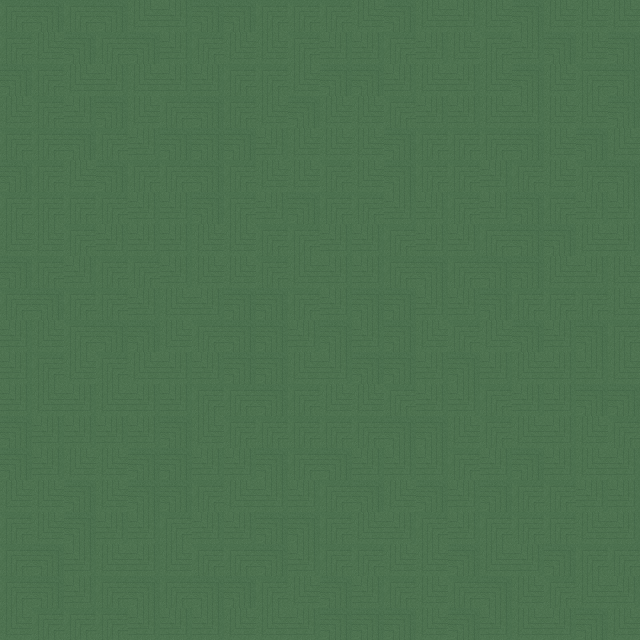

This game map was drawn from its Tiled (.tmx) file and the tilesets committed beside it. A one-line description and the full map source follow:
An orthogonal 20x20 tile map with 32x32 px tiles, 1 tile layer (solids), 5 tilesets and 10 objects.

<map version="1.0" orientation="orthogonal" renderorder="right-down" width="20" height="20" tilewidth="32" tileheight="32" nextobjectid="19">
 <tileset firstgid="1" name="BackgroundTile" tilewidth="32" tileheight="32" tilecount="4" columns="2">
  <image source="../../tilesets/Bombing_Chap_Sprite_Set/Sprites/Blocks/BackgroundTile.png" width="64" height="64" />
 </tileset>
 <tileset firstgid="5" name="bomberman_32" tilewidth="32" tileheight="32" tilecount="1" columns="1">
  <image source="../../tilesets/bomberman_32.png" width="32" height="32" />
 </tileset>
 <tileset firstgid="6" name="mario_32" tilewidth="32" tileheight="32" tilecount="1" columns="1">
  <image source="../../tilesets/mario_32.png" width="32" height="32" />
 </tileset>
 <tileset firstgid="7" name="Bomberman" tilewidth="32" tileheight="32" tilecount="324" columns="18">
  <image source="../../tilesets/Bombing_Chap_Sprite_Set/Sprites/Blocks/Bomberman.png" width="576" height="576" />
 </tileset>
 <tileset firstgid="331" name="BackgroundTile" tilewidth="32" tileheight="32" tilecount="4" columns="2">
  <image source="../../tilesets/Bombing_Chap_Sprite_Set/Sprites/Blocks/BackgroundTile.png" width="64" height="64" />
 </tileset>
 <layer name="solids" width="20" height="20">
  <data encoding="csv">
1,2,1,2,3,4,2,2,1,1,1,3,2,3,4,3,2,3,3,3,
1,3,2,1,2,4,1,3,3,1,4,4,1,4,3,1,4,2,3,2,
2,1,3,4,3,4,4,1,1,3,2,2,4,3,4,3,2,3,1,2,
3,1,4,2,3,1,2,1,3,2,3,3,1,4,4,3,4,3,3,2,
1,1,2,1,4,2,2,2,4,3,3,3,2,1,1,1,2,3,2,3,
2,1,3,2,1,1,2,1,3,3,1,3,2,1,1,4,1,3,1,2,
1,1,1,1,4,4,2,1,4,2,1,1,4,4,1,4,2,1,4,4,
3,3,1,4,4,4,3,3,1,1,4,4,1,4,4,1,2,2,3,4,
2,1,4,1,1,4,3,3,1,3,4,4,1,2,1,2,2,3,4,3,
1,2,1,1,4,3,4,2,2,1,4,2,2,4,4,2,1,1,1,3,
4,3,1,2,2,3,1,2,2,4,2,4,2,3,1,3,2,4,2,1,
4,1,3,1,3,4,4,2,2,3,4,2,2,4,2,4,3,4,4,3,
4,3,4,3,4,4,1,1,2,1,3,3,1,4,4,1,4,4,2,2,
2,4,4,4,4,2,3,1,1,1,1,1,2,2,3,1,3,4,3,1,
2,4,3,3,2,2,4,4,2,1,2,4,4,4,1,4,2,4,3,4,
3,3,2,3,2,2,1,3,4,4,1,2,3,2,4,2,1,1,4,4,
1,3,2,4,4,1,4,4,2,2,1,3,4,1,4,1,1,1,3,4,
1,2,4,3,4,3,1,1,2,4,1,1,3,3,2,3,4,2,1,1,
1,2,4,1,2,1,2,2,1,3,2,4,1,3,1,2,3,1,3,4,
3,1,1,1,4,4,4,3,3,4,2,2,2,3,2,4,3,4,2,3
</data>
 </layer>
 <objectgroup name="spawns">
  <object id="1" gid="5" x="64" y="319" width="32" height="32" />
  <object id="2" gid="6" x="514" y="578" width="32" height="32" />
  <object id="10" gid="155" x="128" y="448" width="35" height="32" />
  <object id="11" gid="156" x="160" y="448" width="32" height="32" />
  <object id="12" gid="174" x="160" y="480" width="32" height="32" />
  <object id="13" gid="173" x="128" y="480" width="32" height="32" />
 </objectgroup>
 <objectgroup name="monsters">
  <object id="4" gid="119" x="255" y="383" width="32" height="32" />
  <object id="5" gid="120" x="287" y="383" width="32" height="32" />
  <object id="6" gid="137" x="255" y="415" width="32" height="32" />
  <object id="7" gid="138" x="287" y="415" width="32" height="32" />
 </objectgroup>
 <objectgroup name="weapons and upgrade" />
</map>
